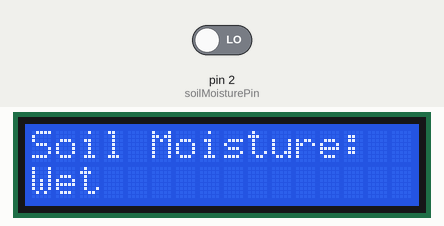
Simulated run of this sketch. Board: Arduino Uno, built with avr-gcc and run on an emulated ATmega328P. On the bench: 16×2 character LCD. The inputs (shaded band) are chosen by the test bench; at power-on: pin 2 (soilMoisturePin) LOW.

Above: at 1.2 s.
1.3 s: pin 2 (soilMoisturePin) driven HIGH
At 3.2 s:
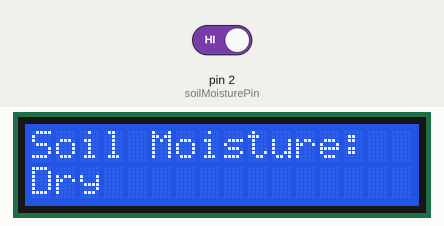
3.5 s: pin 2 (soilMoisturePin) driven LOW
At 5.1 s:
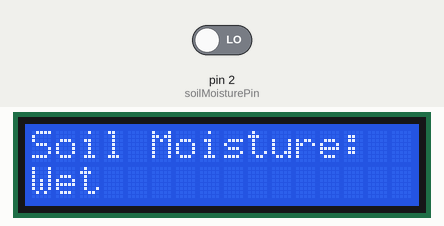
Timing chart, 0 to 6.6 s (numbered marks = the images above; inputs shaded):
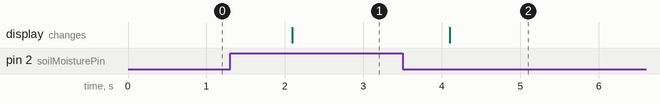

Measured:
- after the input at 1.3 s, the display: changes after 0.79 s (image 1)
- after the input at 3.5 s, the display: changes after 0.60 s (image 2)

The sketch:

Using_Digital_Output.ino
```cpp
/*
Interfacing FC-28 Soil Moisture Sensor with Arduino UNO using is Digital Output pin of Module
by www.playwithcircuit.com
*/

#include <LiquidCrystal_I2C.h>                    // Library to Run I2C LCD

// Set the LCD address to 0x27 for a 16 chars and 2 line display
LiquidCrystal_I2C lcd(0x27, 16, 2);

// Define the digital pin for the soil moisture sensor
const int soilMoisturePin = 2;

// Variable to store Output
int sensorOutput = 0;

void setup() {
  // initialize the lcd
  lcd.init();
  // Turn on the Backlight
  lcd.backlight();
  // Clear the display buffer
  lcd.clear();

  // Initialize the digital pin as an input
  pinMode(soilMoisturePin, INPUT);

  // Print a message to the LCD
  lcd.setCursor(0, 0);
  lcd.print("Soil Moisture:");
}

void loop() {
  // Read the value from the soil moisture sensor
  sensorOutput = digitalRead(soilMoisturePin);

  // Display the moisture status on the LCD
  lcd.setCursor(0, 1);
  if (sensorOutput == HIGH) {
    lcd.print("Dry");
  } else {
    lcd.print("Wet");
  }

  // Wait for a bit before the next loop
  delay(1000);
}
```
